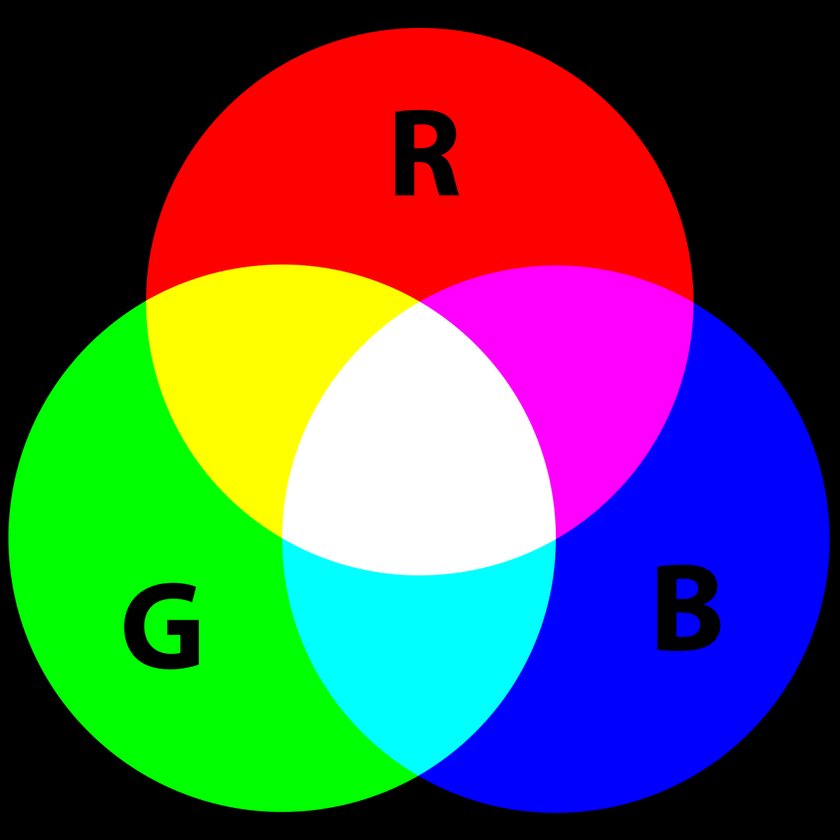
%> input picture MULTIMIDIA/sistemas-multimidia-noite/sistemas-multimidia-noite/Imagem/rgb.png, 840 x 840 px, shrunk from 1200 x 1200 before the run
$ octave programa5.m   (GNU Octave 9; MATLAB toolbox functions it lacks are replaced by stand-ins)
%> lines starting %> are read from the running program, lines starting %| are printed output that depends on the picture
## Aluno: Aristofanes Santos de Lira
## Matricula: 152085386

pkg load image#carregando pacote de image
cla;#comando para limpar janela.
a = imread('rgb.png');#carregando imagem
%> a is the input picture: size 840x840x3 uint8; mean R, G, B 83.7, 83.7, 83.7

c = rgb2ycbcr(a);#aplicando conversao de cores, de rgb para ycbcr
%> c: size 840x840x3 uint8; mean of channels 1, 2, 3 87.9, 128, 128
subplot(2,2,1);#definindo area de plotagem da imagem
imshow(c);#exibindo imagem na janela
title('YCbCr');#definindo titulo da plotagem/imagem

subplot(2,2,2);#definindo area de plotagem da imagem
y = c;
y(:,:,2)=0;
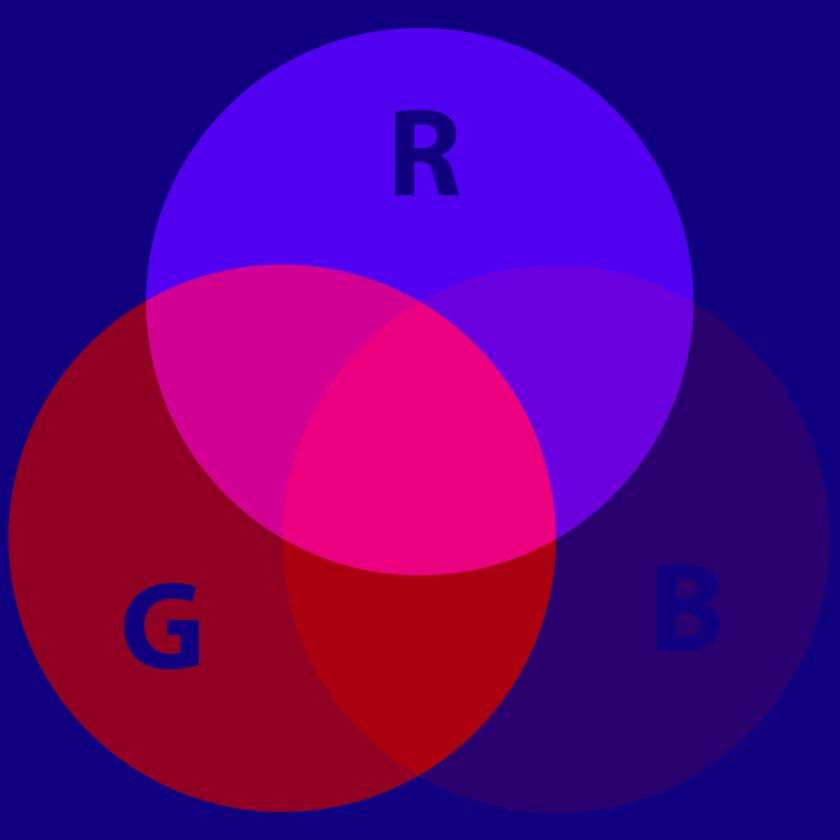
%> y: size 840x840x3 uint8; mean R, G, B 87.9, 0, 128
y(:,:,3)=0;
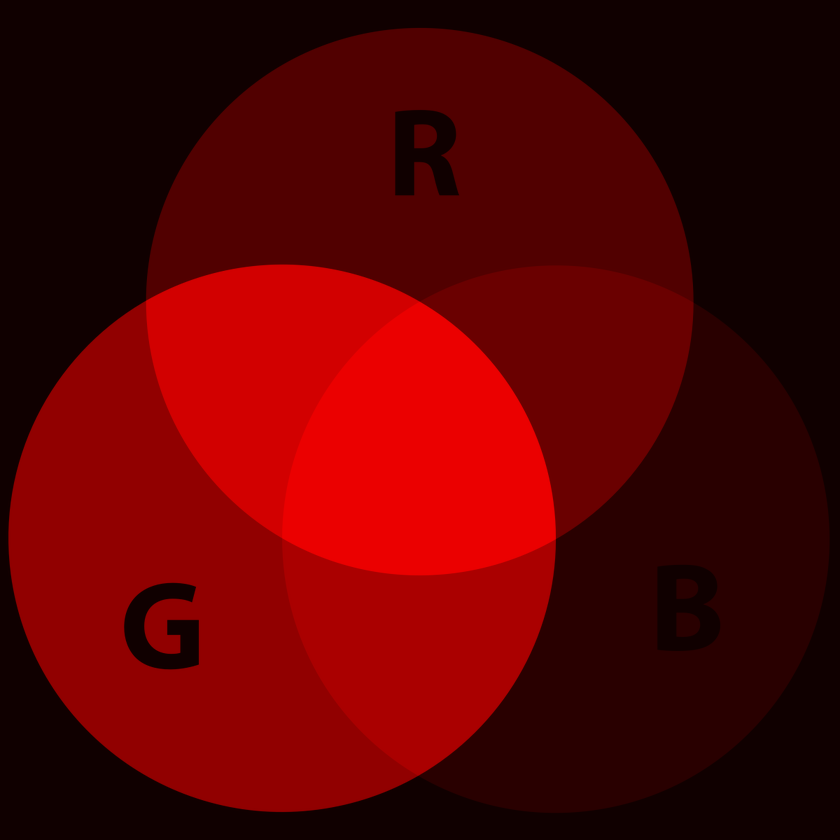
%> y: size 840x840x3 uint8; mean R, G, B 87.9, 0, 0
imshow(y);#exibindo imagem na janela a matriz(canal de cor).
title('Y');#definindo titulo da plotagem/imagem

subplot(2,2,3);#definindo area de plotagem da imagem
cb = c;
cb(:,:,1)=0;
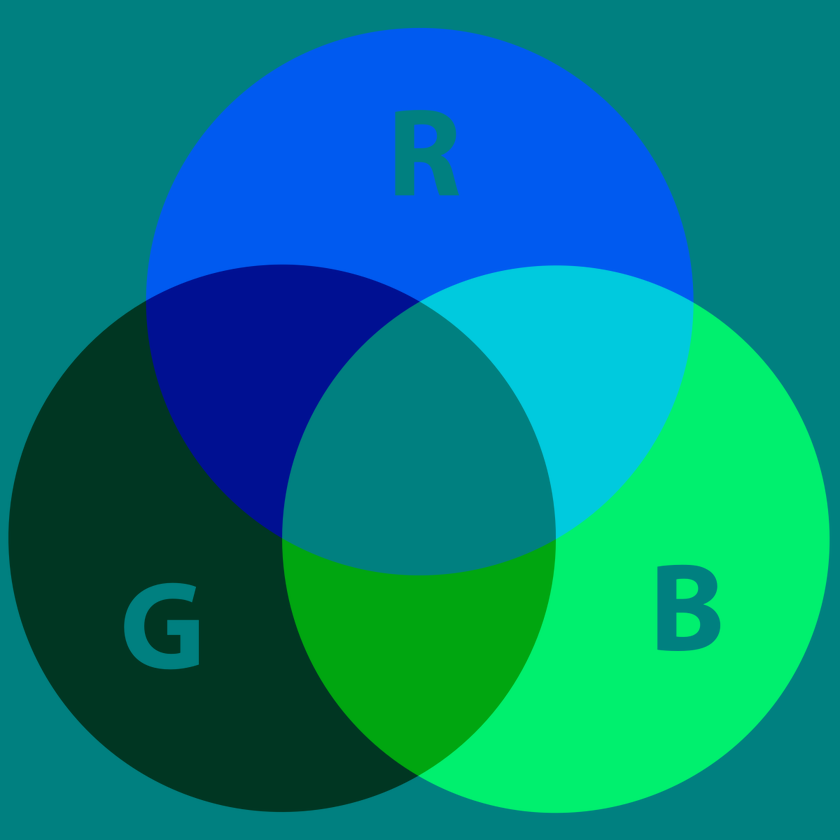
%> cb: size 840x840x3 uint8; mean R, G, B 0, 128, 128
cb(:,:,3)=0;
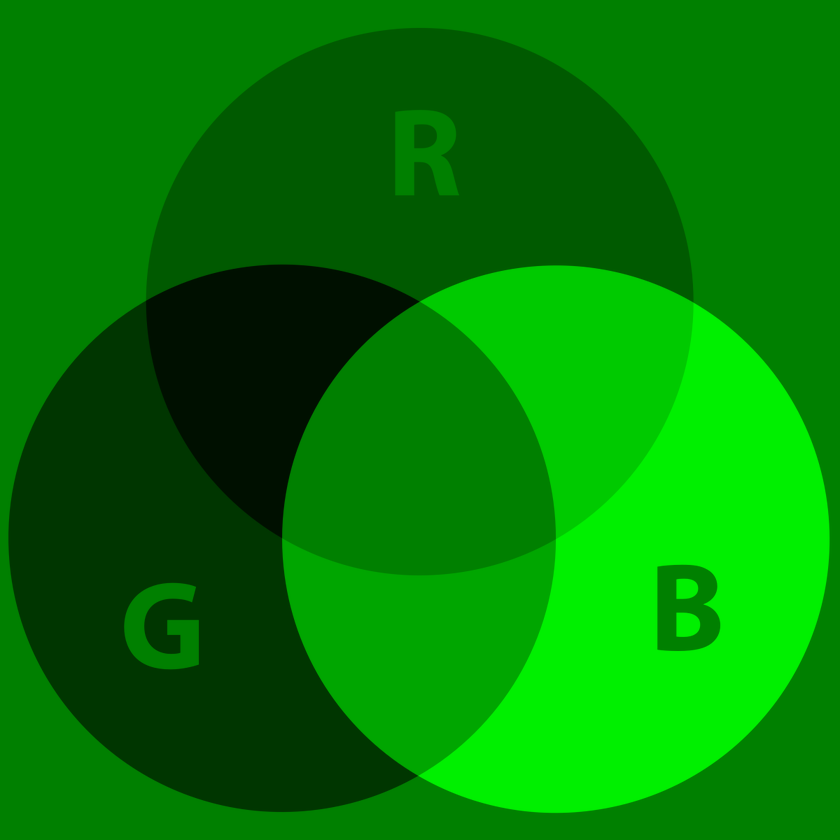
%> cb: size 840x840x3 uint8; mean R, G, B 0, 128, 0
imshow(cb);#exibindo imagem na janela e especificando a matriz(canal de cor).
title('Cb');#definindo titulo da plotagem/imagem

subplot(2,2,4);#definindo area de plotagem da imagem
cr = c;
cr(:,:,1)=0;
cr(:,:,2)=0;
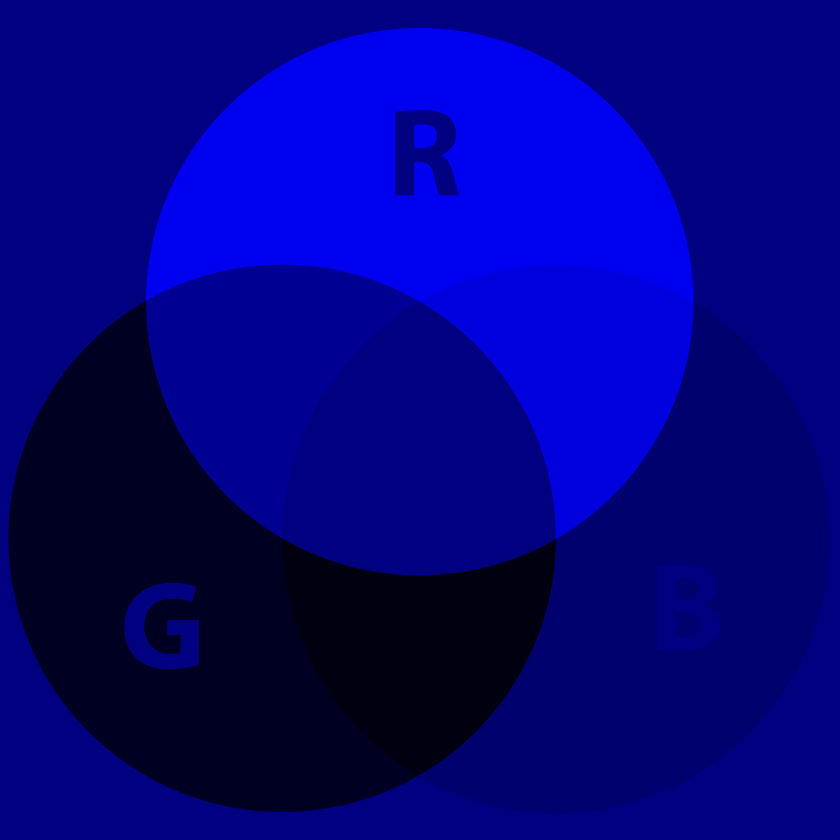
%> cr: size 840x840x3 uint8; mean R, G, B 0, 0, 128
imshow(cr);#exibindo imagem na janela e especificando a matriz(canal de cor).
title('Cr');#definindo titulo da plotagem/imagem


#{
  O programa acima carrega uma imagem rgb e faz a convers鉶 para YCbCr,logo ap髎 mostrar as
  tr阺 componentes de cores da imagem, Y, Cb e Cr.
#}
